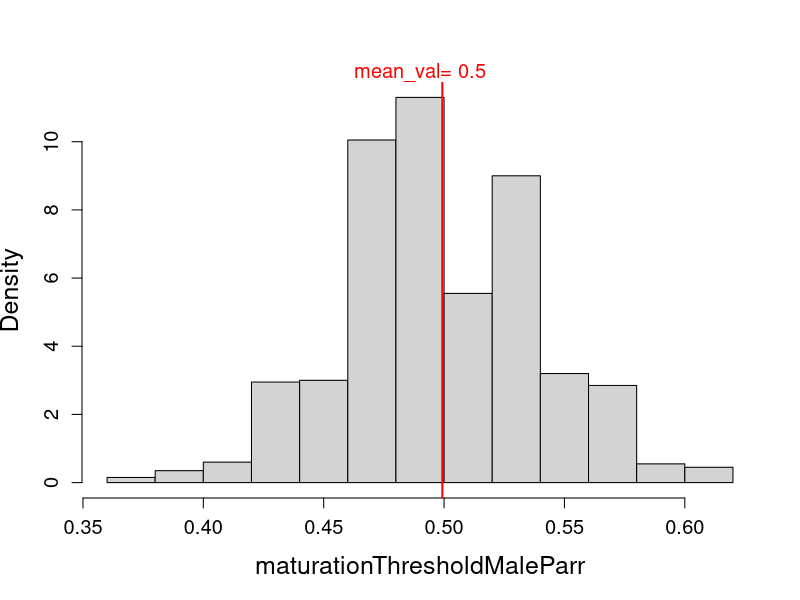
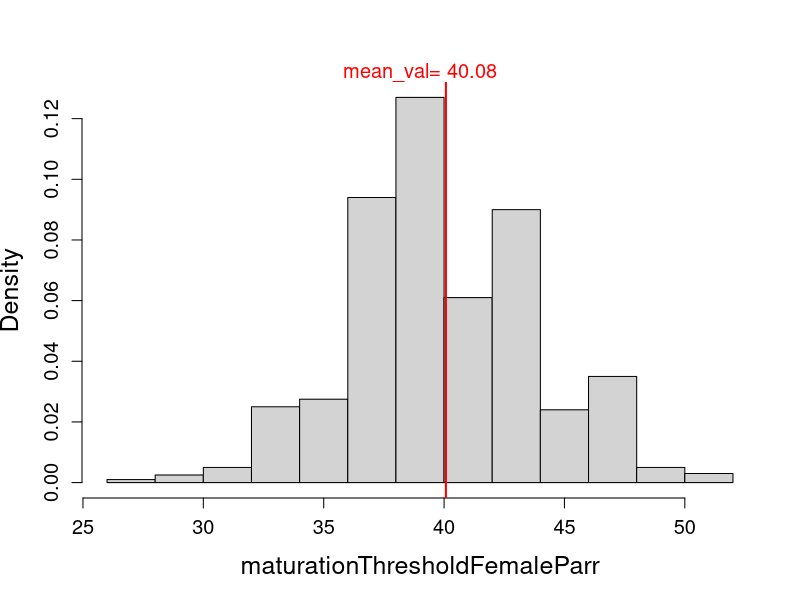
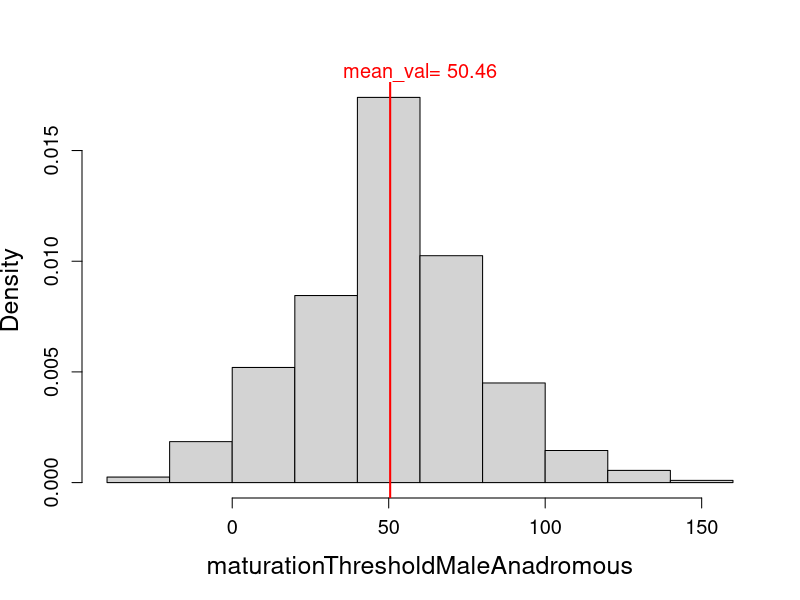
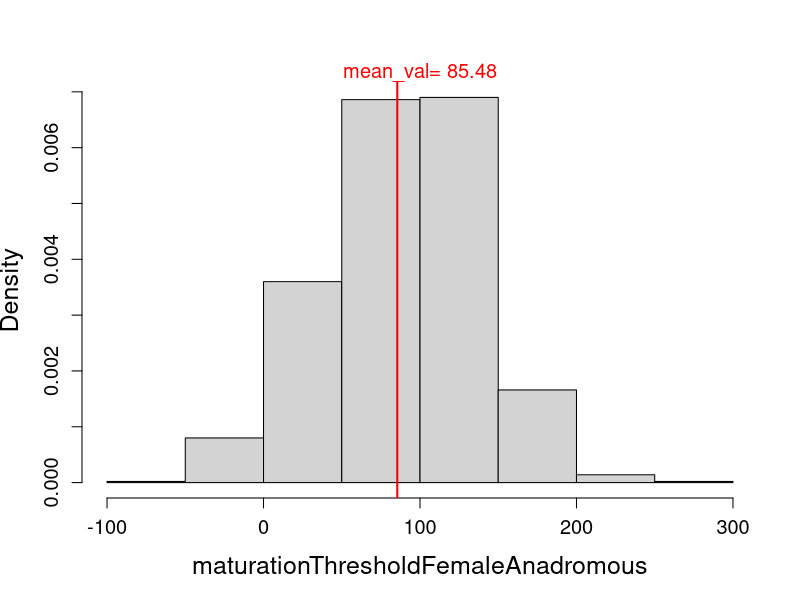
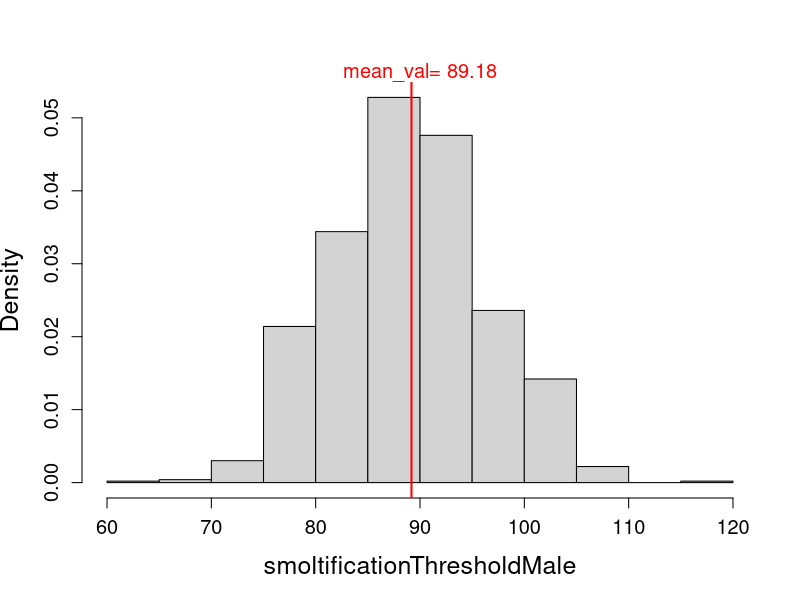
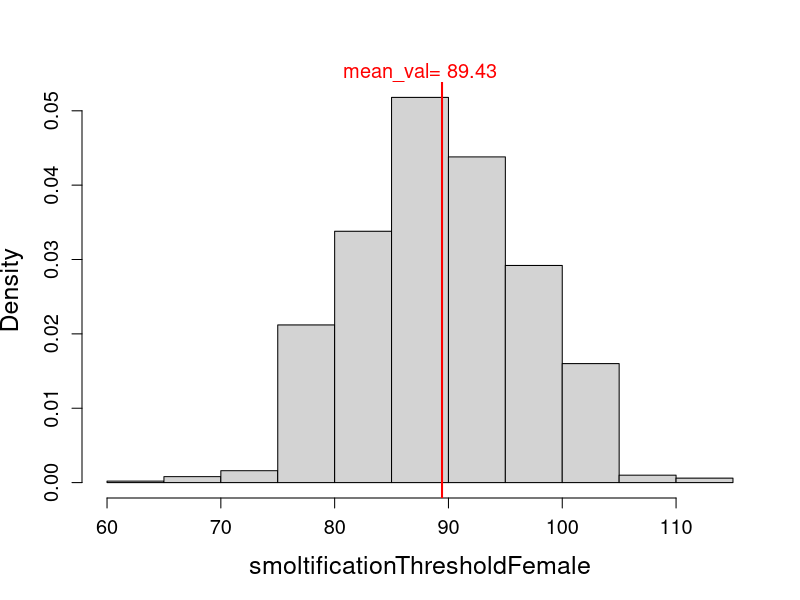
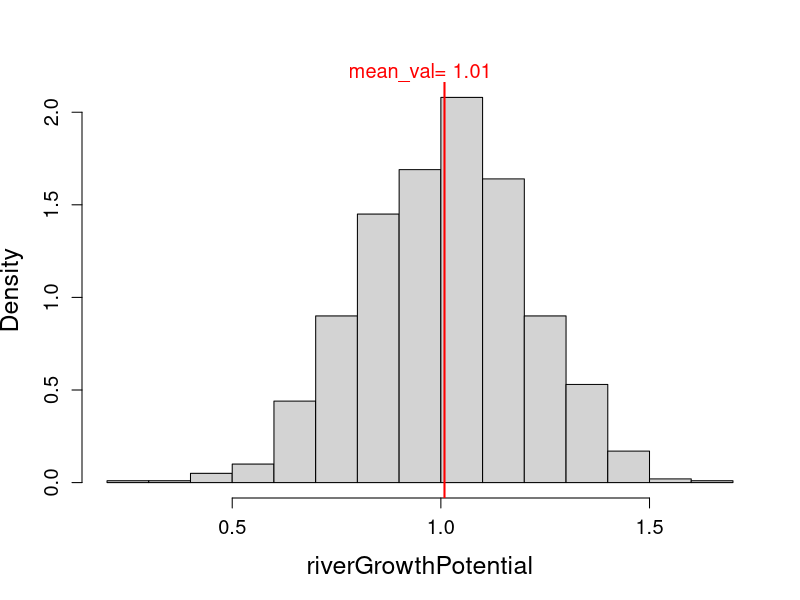
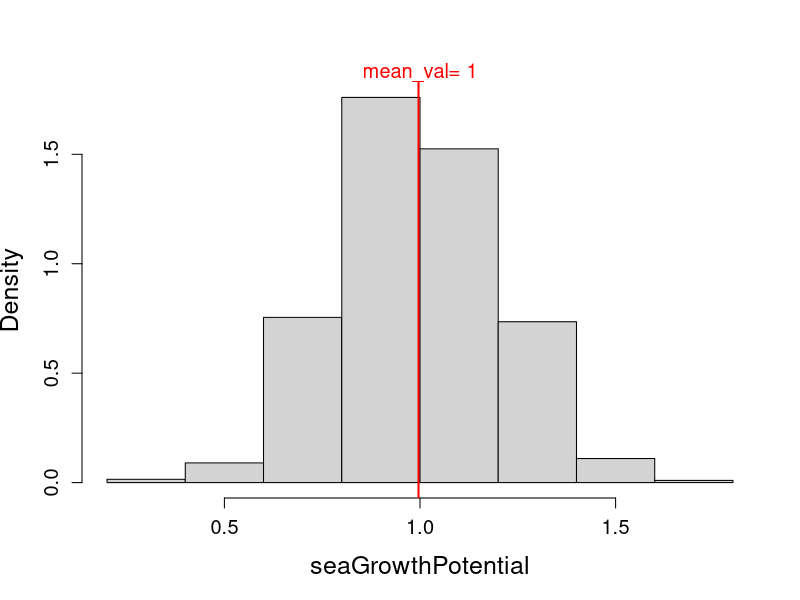

These figures' R source, in order:
############# Neutral allele ############

nbMsat= 0   # number of neutral microsatellite(SSR) loci  / nombre de loci neutres microsatellites (SSR)
nbAllPerMsat= 0 # number of alleles/locus at SSR / nombre d'alleles/locus  aux SSR
nbSNP= 0 # number of neutral SNP loci  / nombre de loci neutres type SNP
nbAllPerSNP= 2  # number of alleles/locus at SNP / nombre d'alleles/locus  aux SNP

distanceClassBounds = c(10,25,50,75,100,125,150,175,200,250)
nbDistanceClassBounds=length(distanceClassBounds)

############# Adaptive traits ############

GeneticTraits <- read.table(file="genetic/GeneticParameters.csv",sep=";",header=TRUE)

numberOfGeneticTraits <- length(GeneticTraits$ParametersNames)
nbLocus <- GeneticTraits$nbLocus
nbAllelePerLoc <- GeneticTraits$nbAllele
alleleEffectMultiplCoeff <- GeneticTraits$alleleEffectMultiplCoeff
#dominanceEffectMultiplCoeff <- GeneticTraits$dominanceEffectMultiplCoeff

#GeneticTraits$Mean_value[which(GeneticTraits$ParametersNames == "maturationThresholdMaleParr")] <- matrix_param[row,"meanMatThrMalParr"]
#GeneticTraits$Mean_value[which(GeneticTraits$ParametersNames == "maturationThresholdMaleAnadromous")] <- matrix_param[row,"meanMatThrMalAnad"]
#GeneticTraits$Mean_value[which(GeneticTraits$ParametersNames == "maturationThresholdFemaleAnadromous")] <- matrix_param[row,"meanMatThrFemAnad"]
#GeneticTraits$Mean_value[which(GeneticTraits$ParametersNames == "smoltificationThresholdMale")] <- matrix_param[row,"meanSmoltiThrMal"]
#GeneticTraits$Mean_value[which(GeneticTraits$ParametersNames == "smoltificationThresholdFemale")] <- matrix_param[row,"meanSmoltiThrFem"]

############# Locus effect ############

beta = GeneticTraits$beta # parameter of the negative exponential / give the effect of each locus
# if beta = 0, all locus have the same effect (1/nbLocus)

############# Dominance ############

# if scaledDominanceDeviation = 0 -> no dominance
# if scaledDominanceDeviation = 1 -> complete dominance
# if scaledDominanceDeviation > 1 -> overdominance
# if scaledDominanceDeviation < 1 -> incomplete dominance
scaledDominanceDeviation <- read.table(file="genetic/scaledDominanceDeviationValues.csv",sep="\t",header=TRUE)

############# Allele frequencies ############

AllelesFrequencies <- read.table(file="genetic/AllelesFrequencies.csv",sep="\t",header=TRUE)


###############################################
###STEP 2 = Computation / calculs
###############################################

# Les informations sur la valeur adaptative des allèles
# Ces informations sont :
#   - les valeurs des allèles (effets uniquement additifs)
# - l’héritabilité théorique du paramètre
# - la variance environnementale totale du paramètre σ 2 total
# - la part de la variance environnementale inter Step xσ 2
# int er
# Les valeurs des allèles sont utilisées pour le calcul des valeurs génétiques. Elles sont supposées invariables dans le temps.
# Les autres informations sont utilisées pour le calcul des valeurs environnementales et phénotypiques.
# Le principe de calcul de la valeur environnementale est basé sur l’hypothèse que la variance environnementale d’un paramètre se décompose en une variance environnementale intra Step3 et une variance environnementale inter Step.
# Par exemple, si le paramètre étudié est la potentialité de croissance, la variance environnementale de ce paramètre est la somme :
#   - de la variance inter Step qui représente la variabilité annuelle de l’effet du milieu liée, par exemple, à des variations de pluviométrie d’une année à l’autre
# - et de la variance intra Step qui représente la variabilité spatiale de l’effet du milieu liée, par exemple, aux variations des conditions stationnelles supposées constantes dans le temps et qui ne seraient pas prises en compte dans le module
# La valeur environnementale est alors la somme de :
#   - la valeur environnementale fixe, tirée dans une loi normale de moyenne 0 et de variance la variance environnementale intra Step ( σ 2 = σ 2 (1 − xσ 2 ) ),
# intra total inter
# - et de la valeur environnementale inter Step, tirée dans une loi normale de moyenne 0
# et de variance la variance environnementale inter Step ( σ 2 = σ 2 ( xσ 2 ) ). inter total inter
# L’utilisateur doit toujours fournir la part de la variance environnementale inter Step. En revanche il peut soit fournir la variance environnementale totale du paramètre, soit l’héritabilité théorique du paramètre. 
# La bibliothèque en déduira la variance environnementale totale d’après l’équation héritabilité = variance génétique / (variance génétique + variance environnementale), 
# la variance génétique étant calculée sur l’ensemble des arbres (individuels et moyens) du peuplement initial sous l’hypothèse de panmixie.



####Initialisation of allelic effects / Initialisation des effets des alleles
Nind = 1000


target_mean = GeneticTraits$Mean_value #* GeneticTraits$alleleEffectMultiplCoeff# Observed mean value
target_sd = GeneticTraits$CoefVariation* target_mean # Standard deviation / coef Vairation = st deviation/mean
#target_sd[7] = 0.2 #for growth potential at log scale
#target_sd[8] = 0.2 #for growth potential at log scale
target_Var=target_sd^2 # Variance
heritability <- GeneticTraits$heritability
GenetVar <- target_Var * heritability
totEnvirVar <- target_Var*(1-heritability)   # total environmental variance

effect_Locus = array(,dim=c(numberOfGeneticTraits, max(nbLocus)));
rownames(effect_Locus)<-GeneticTraits$ParametersNames
colnames(effect_Locus)<-paste0("Locus_",1:max(nbLocus))

effect_Allele = array(,dim=c(numberOfGeneticTraits, max(nbLocus)));
rownames(effect_Allele)<-GeneticTraits$ParametersNames
colnames(effect_Allele)<-paste0("Locus_",1:max(nbLocus))

genetValOfTraits = array(,dim=c(Nind, numberOfGeneticTraits));
colnames(genetValOfTraits)<-GeneticTraits$ParametersNames
phenoValOfTraits =genetValOfTraits


pdf(file="genetic/geneticEffects.pdf")
par(mfrow=c(1,1))
for (trait in 1:numberOfGeneticTraits){
  
  allele1=matrix(nrow=Nind, ncol = nbLocus[trait])
  allele2=matrix(nrow=Nind, ncol = nbLocus[trait])
  
  if (GeneticTraits$heritability[trait]>0) {
    mean_val=0
    sd_val=0
    step=0

    step=step+1

    ## Locus effect
    beta = GeneticTraits$beta[trait] # parameter of the negative exponential / give the effect of each locus
    # if beta = 0, all locus have the same effect (1/nbLocus)
    
    # Effect of each locus on the trait
    x=seq(1,nbLocus[trait],1)
    effect_Locus_tmp = exp(x*beta)
    effect_Locus_tmp = effect_Locus_tmp / sum(effect_Locus_tmp)
    effect_Locus[trait,1:nbLocus[trait]] <- effect_Locus_tmp
    
    
    
    ## Calculate allele effects for each locus = average contribution to genotypic value for allele i at locus j
    
    for(locus in 1:nbLocus[trait]) {
      p <- AllelesFrequencies[trait,locus]
      q <- 1 - p
      k <- scaledDominanceDeviation[trait,1+locus]
      
      effect_Allele[trait,locus] <- sqrt((GenetVar[trait] * effect_Locus[trait,locus]) / ((2*p*q*(1+k*(p - q))^2) + (2*p*q*k)^2))
    }
    
    
    ## Get alleles values (1 or 2)
    for(l in 1:nbLocus[trait]) {
      allele1[,l] = sample(c(1,2),Nind,replace=TRUE) # get allele values (0 or 1)
      allele2[,l] = sample(c(1,2),Nind,replace=TRUE) # get allele values (0 or 1)
    }
    
    # simulate genetic values for 1000 individuals
    for (i in 1:Nind) {
      
      genetVal=0
      for (locus in 1:nbLocus[trait]) {
        
        effect_Locus_tmp <- effect_Locus[trait,locus]
        effect_Allele_tmp <- effect_Allele[trait,locus]
        k <- scaledDominanceDeviation[trait,1+locus]
        #k <- scaledDominanceDeviation[trait,1+locus] * scaledDominanceDeviation[trait,1]
        
        locusVal = target_mean[trait] * effect_Locus_tmp # mean genetic value at the locus l
        
        sumAll = allele1[i,locus] + allele2[i,locus]
        # if homozygotous
        if (sumAll==2){
          locusVal = locusVal - effect_Allele_tmp
        } else if (sumAll==4){
          locusVal = locusVal + effect_Allele_tmp
        } else {
          locusVal = locusVal + (effect_Allele_tmp*k) # TO CHECK
        }
        genetVal = genetVal + locusVal
      } # end loop locus
      
      genetValOfTraits[i,trait] <- genetVal
      
      # Pred_val[i]= genetVal+target_mean[trait]
      
      phenoValOfTraits[i,trait] <- genetValOfTraits[i,trait] + rnorm(1,0,sqrt(totEnvirVar[trait]))
      
      # if(trait == 7 || 8){#growth potential at log scale
      #   
      # } else {
      # while(phenoValOfTraits[i,trait]<0){
      #     phenoValOfTraits[i,trait] <- genetValOfTraits[i,trait] + rnorm(1,0,sqrt(totEnvirVar[trait]))
      # }
      #}
      
    } # end loop individuals
    
  } else {
    
    genetVal=rep(target_mean[trait], 100)
    #effect_Locus=freq_Locus*0
    mean_val=target_mean[trait]
    sd_val=0
    
    genetValOfTraits[,trait] <- genetVal
    phenoValOfTraits[,trait] <- genetValOfTraits[,trait] + rnorm(100,0,sqrt(totEnvirVar[trait]))
  }
  
  #par(mfrow=c(1,2))
  #plot(1:nbLocus[trait],effect_Locus_tmp,type="b",xlab="# Loci",ylab="Effect (i.e. contribution to genetic value)",main=GeneticTraits$ParametersNames[trait])
  #barplot(effect_Locus_tmp,xlab="# Loci",ylab="Effect (i.e. contribution to genetic value)",main=GeneticTraits$ParametersNames[trait])
  
  hist(phenoValOfTraits[,trait], main="", xlab=GeneticTraits$ParametersNames[trait], cex.lab=1.5, cex.axis=1.2, breaks=10, freq = FALSE)
  abline(v=mean(phenoValOfTraits[,trait]), lwd=2, col="red")
  mean_val=mean(phenoValOfTraits[,trait])
  mtext(text=paste("mean_val=", round(mean_val,2), sep=" "), side= 3, col="red", cex=1.2)
  
  #hist( effect_Allele_tmp, main="", xlab="Allelic effects", cex.lab=1.5, cex.axis=1.2, breaks=20)
  
} # end loop trait

dev.off()

any(phenoValOfTraits<0)

mean_val = apply(phenoValOfTraits,2,mean)
abs((target_mean-mean_val)/target_mean)>0.01

sd_val = apply(phenoValOfTraits,2,sd)
target_sd
abs((target_sd-sd_val)/target_sd)
